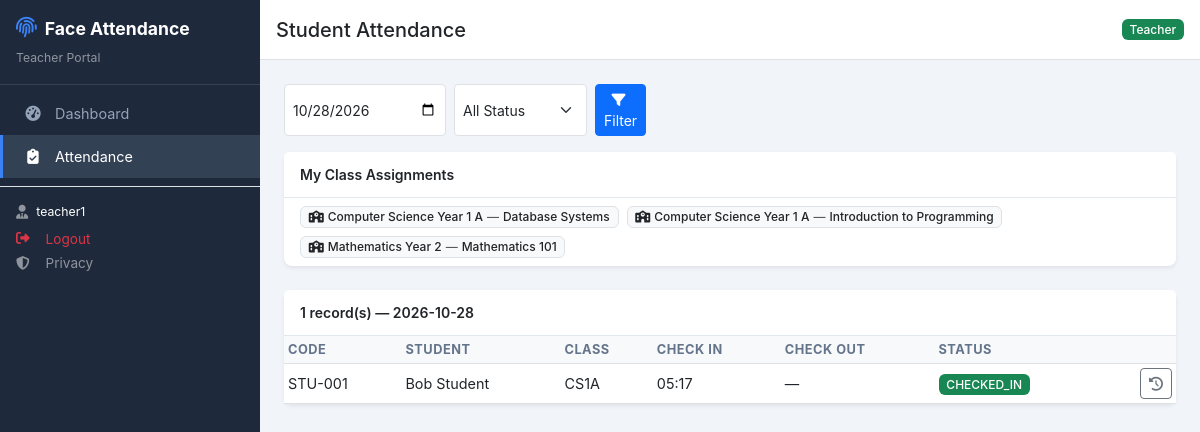
The app's page /public/teacher/attendance (signed in) with its own data.
### tables this page shows
CREATE TABLE teacher_assignments (
    id INT UNSIGNED AUTO_INCREMENT PRIMARY KEY,
    teacher_id INT UNSIGNED NOT NULL,
    class_id INT UNSIGNED NOT NULL,
    subject_id INT UNSIGNED NULL,
    created_at DATETIME NOT NULL DEFAULT CURRENT_TIMESTAMP,
    UNIQUE KEY uq_assignment (teacher_id, class_id, subject_id),
    CONSTRAINT fk_ta_teacher FOREIGN KEY (teacher_id) REFERENCES teachers(id) ON DELETE CASCADE ON UPDATE CASCADE,
    CONSTRAINT fk_ta_class FOREIGN KEY (class_id) REFERENCES classes(id) ON DELETE CASCADE ON UPDATE CASCADE,
    CONSTRAINT fk_ta_subject FOREIGN KEY (subject_id) REFERENCES subjects(id) ON DELETE SET NULL ON UPDATE CASCADE,
    INDEX idx_ta_teacher (teacher_id),
    INDEX idx_ta_class (class_id)
);

CREATE TABLE classes (
    id INT UNSIGNED AUTO_INCREMENT PRIMARY KEY,
    class_code VARCHAR(40) NOT NULL UNIQUE,
    class_name VARCHAR(120) NOT NULL,
    start_time TIME NOT NULL DEFAULT '08:00:00',
    late_grace_minutes INT UNSIGNED NOT NULL DEFAULT 15,
    rest_start_time TIME NULL,
    rest_end_time TIME NULL,
    is_active TINYINT(1) NOT NULL DEFAULT 1,
    created_at DATETIME NOT NULL DEFAULT CURRENT_TIMESTAMP,
    updated_at DATETIME NOT NULL DEFAULT CURRENT_TIMESTAMP ON UPDATE CURRENT_TIMESTAMP,
    INDEX idx_classes_active (is_active)
);

CREATE TABLE subjects (
    id INT UNSIGNED AUTO_INCREMENT PRIMARY KEY,
    subject_code VARCHAR(40) NOT NULL UNIQUE,
    subject_name VARCHAR(120) NOT NULL,
    description TEXT NULL,
    is_active TINYINT(1) NOT NULL DEFAULT 1,
    created_at DATETIME NOT NULL DEFAULT CURRENT_TIMESTAMP,
    updated_at DATETIME NOT NULL DEFAULT CURRENT_TIMESTAMP ON UPDATE CURRENT_TIMESTAMP,
    INDEX idx_subjects_active (is_active)
);

CREATE TABLE attendance (
    id INT UNSIGNED AUTO_INCREMENT PRIMARY KEY,
    student_id INT UNSIGNED NOT NULL,
    attendance_date DATE NOT NULL,
    check_in_time DATETIME NOT NULL,
    check_out_time DATETIME NULL,
    check_in_confidence FLOAT NULL,
    check_out_confidence FLOAT NULL,
    check_in_photo VARCHAR(255) NULL,
    check_out_photo VARCHAR(255) NULL,
    status ENUM('checked_in','checked_out','late','absent','on_leave') NOT NULL DEFAULT 'checked_in',
    created_at DATETIME NOT NULL DEFAULT CURRENT_TIMESTAMP,
    UNIQUE KEY uq_att_date_student (student_id, attendance_date),
    CONSTRAINT fk_att_student FOREIGN KEY (student_id) REFERENCES students(id) ON DELETE CASCADE ON UPDATE CASCADE,
    INDEX idx_att_date (attendance_date),
    INDEX idx_att_student (student_id),
    INDEX idx_att_status (status)
);

CREATE TABLE students (
    id INT UNSIGNED AUTO_INCREMENT PRIMARY KEY,
    user_id INT UNSIGNED NULL UNIQUE,
    student_code VARCHAR(40) NOT NULL UNIQUE,
    full_name VARCHAR(120) NOT NULL,
    email VARCHAR(120) NULL,
    phone VARCHAR(30) NULL,
    gender ENUM('male','female','other') NULL,
    date_of_birth DATE NULL,
    class_id INT UNSIGNED NULL,
    is_active TINYINT(1) NOT NULL DEFAULT 1,
    face_registered TINYINT(1) NOT NULL DEFAULT 0,
    face_registration_version INT UNSIGNED NOT NULL DEFAULT 0,
    created_at DATETIME NOT NULL DEFAULT CURRENT_TIMESTAMP,
    updated_at DATETIME NOT NULL DEFAULT CURRENT_TIMESTAMP ON UPDATE CURRENT_TIMESTAMP,
    CONSTRAINT fk_students_user FOREIGN KEY (user_id) REFERENCES users(id) ON DELETE SET NULL ON UPDATE CASCADE,
    CONSTRAINT fk_students_class FOREIGN KEY (class_id) REFERENCES classes(id) ON DELETE SET NULL ON UPDATE CASCADE,
    INDEX idx_students_class (class_id),
    INDEX idx_students_active (is_active),
    INDEX idx_students_face_reg (face_registered)
);

### app/Controllers/Teacher/AttendanceController.php (called while the page is built, shortened)
<?php
require_once BASE_PATH . '/app/Models/TeacherModel.php';
class TeacherAttendanceController extends BaseController
{
    public function index(): void
    {
        $teacherId = (int) Session::get('teacher_id');
        $classIds = TeacherModel::getClassIds($teacherId);
        $date = $_GET['date'] ?? null;
        $status = $_GET['status'] ?? null;
        $records = [];
        if (!empty($classIds)) {
            $inList = implode(',', array_map('intval', $classIds));
            $where = "s.class_id IN ($inList)";
            $params = [];
            if ($date) { $where .= " AND a.attendance_date = ?"; $params[] = $date; }
            else { $where .= " AND a.attendance_date = ?"; $params[] = date('Y-m-d'); }
            $records = Database::fetchAll("
                SELECT a.*, s.student_code, s.full_name, c.class_code
                FROM attendance a
                JOIN students s ON s.id = a.student_id
                LEFT JOIN classes c ON c.id = s.class_id
                WHERE $where
                ORDER BY s.student_code", $params);
        }
        $assignments = TeacherModel::getClassAssignments($teacherId);
        $selectedDate = $date ?: date('Y-m-d');
        $this->view('teacher/attendance', 'teacher', [
            'title' => 'Student Attendance',
            'records' => $records,
            'assignments' => $assignments, 'selectedDate' => $selectedDate,
            'status' => $status,
            'csrf' => $this->csrfField(),
        ]);
    }
}

### public/index.php (called while the page is built, shortened)
<?php
$requestUri = $_SERVER['REQUEST_URI'] ?? '/';
$baseDir = parse_url(APP_URL, PHP_URL_PATH) ?? '';
if ($baseDir && strpos($requestUri, $baseDir) === 0) {
    $requestUri = substr($requestUri, strlen($baseDir));
}
$requestUri = $requestUri ?: '/';
$method = $_SERVER['REQUEST_METHOD'] ?? 'GET';
$requestUri = parse_url($requestUri, PHP_URL_PATH) ?: $requestUri;
$requestUri = preg_replace('#^/index\.php(?:/|$)#', '/', $requestUri);
$requestUri = rtrim($requestUri, '/') ?: '/';
$router = new Router();
$router->dispatch($method, $requestUri);

### app/Core/Database.php (called while the page is built, shortened)
<?php
class Database
{
    private static ?PDO $instance = null;
    public static function getInstance(): PDO
    {
        if (self::$instance === null) {
            $dsn = "mysql:host=" . DB_HOST . ";dbname=" . DB_NAME . ";charset=" . DB_CHARSET;
            try {
                self::$instance = new PDO($dsn, DB_USER, DB_PASS, [
                    PDO::ATTR_ERRMODE => PDO::ERRMODE_EXCEPTION,
                    PDO::ATTR_DEFAULT_FETCH_MODE => PDO::FETCH_ASSOC,
                    PDO::ATTR_EMULATE_PREPARES => false,
                ]);
            } catch (PDOException $e) {
                if (APP_DEBUG) {
                    die("Database connection failed: " . $e->getMessage());
                }
                die("A database error occurred. Please try again later.");
            }
        }
        return self::$instance;
    }
    public static function query(string $sql, array $params = []): PDOStatement
    {
        $stmt = self::getInstance()->prepare($sql);
        $stmt->execute($params);
        return $stmt;
    }
    public static function fetchAll(string $sql, array $params = []): array
    {
        $stmt = self::query($sql, $params);
        return $stmt->fetchAll();
    }
}

### app/Models/TeacherModel.php (called while the page is built, shortened)
<?php
class TeacherModel
{
    public static function getClassAssignments(int $teacherId): array
    {
        return Database::fetchAll("
            SELECT ta.*, c.class_code, c.class_name, s.subject_code, s.subject_name
            FROM teacher_assignments ta
            JOIN classes c ON c.id = ta.class_id
            LEFT JOIN subjects s ON s.id = ta.subject_id
            WHERE ta.teacher_id = ?
            ORDER BY c.class_code, s.subject_code", [$teacherId]);
    }
    public static function getClassIds(int $teacherId): array
    {
        $rows = Database::fetchAll("SELECT DISTINCT class_id FROM teacher_assignments WHERE teacher_id = ?", [$teacherId]);
        return array_column($rows, 'class_id');
    }
}

### app/Core/Session.php (called while the page is built, shortened)
<?php
class Session
{
    public static function get(string $key, $default = null)
    {
        return $_SESSION[$key] ?? $default;
    }
}

### views/teacher/attendance.php (the view, shortened to what this page needs)
<div class="d-flex justify-content-between align-items-center mb-3">
    <div class="d-flex gap-2">
        <form method="GET" class="d-flex gap-2">
            <input type="date" name="date" class="form-control form-control-sm" value="<?php echo htmlspecialchars($selectedDate ?? date('Y-m-d')); ?>" required>
            <select name="status" class="form-select form-select-sm" style="width:auto">
                <option value="">All Status</option>
            </select>
            <button type="submit" class="btn btn-primary btn-sm"><i class="fa-solid fa-filter me-1"></i>Filter</button>
        </form>
    </div>
</div>
<div class="card border-0 shadow-sm mb-4">
    <div class="card-header bg-white d-flex justify-content-between align-items-center">
        <span>My Class Assignments</span>
    </div>
    <div class="card-body py-2">
        <?php if (empty($assignments)): ?>
            <p class="text-muted mb-0">No class assignments yet. Contact administrator.</p>
        <?php else: ?>
        <div class="d-flex gap-2 flex-wrap">
            <?php foreach ($assignments as $a): ?>
                <span class="badge bg-light text-dark border d-inline-flex align-items-center gap-1 py-1">
                    <i class="fa-solid fa-school"></i>
                    <?php echo htmlspecialchars($a['class_name']); ?>
                    <span class="text-muted">&mdash;</span>
                    <?php echo htmlspecialchars($a['subject_name'] ?? 'All Subjects'); ?>
                </span>
            <?php endforeach; ?>
        </div>
        <?php endif; ?>
    </div>
</div>
<div class="card border-0 shadow-sm">
    <div class="card-header bg-white"><span><?php echo count($records); ?> record(s) &mdash; <?php echo htmlspecialchars($selectedDate ?? date('Y-m-d')); ?></span></div>
    <div class="table-responsive">
        <table class="table table-sm table-hover align-middle mb-0">
            <thead class="table-light">
                <tr><th>Code</th><th>Student</th><th>Class</th><th>Check In</th><th>Check Out</th><th>Status</th><th></th></tr>
            </thead>
            <tbody>
            <?php foreach ($records as $r): ?>
            <tr>
                <td><?php echo htmlspecialchars($r['student_code']); ?></td>
                <td><?php echo htmlspecialchars($r['full_name']); ?></td>
                <td><?php echo htmlspecialchars($r['class_code'] ?? '—'); ?></td>
                <td><?php echo htmlspecialchars(substr($r['check_in_time'], 11, 5)); ?></td>
                <td><?php echo $r['check_out_time'] ? htmlspecialchars(substr($r['check_out_time'], 11, 5)) : '—'; ?></td>
                <td>
                    <span class="badge bg-<?php echo match($r['status']) {
                        'late' => 'warning', 'on_leave' => 'info', 'checked_out' => 'secondary', default => 'success'
                    }; ?>"><?php echo strtoupper($r['status']); ?></span>
                </td>
                <td class="text-end">
                    <a href="<?php echo APP_URL; ?>/teacher/students/<?php echo $r['student_id']; ?>" class="btn btn-sm btn-outline-secondary" title="History">
                        <i class="fa-solid fa-clock-rotate-left"></i>
                    </a>
                </td>
            </tr>
            <?php endforeach; ?>
            </tbody>
        </table>
    </div>
</div>

### public/assets/css/app.css (style rules this page uses)
:root { --sidebar-width: 260px; --sidebar-bg: #1e293b; --sidebar-hover: #334155; --sidebar-active: #3b82f6; --topbar-height: 60px; --content-bg: #f1f5f9; --card-shadow: 0 2px 12px rgba(0,0,0,0.08); --primary: #3b82f6; --success: #10b981; --danger: #ef4444; --warning: #f59e0b; }
* { box-sizing: border-box; }
body { font-family: -apple-system, BlinkMacSystemFont, 'Segoe UI', Roboto, Oxygen, Ubuntu, sans-serif; background: var(--content-bg); min-height: 100vh; font-size: 14px; }
.card { border-radius: 8px; box-shadow: var(--card-shadow); }
.card-header { border-bottom: 1px solid #e2e8f0; background: #fff; font-weight: 600; padding: 0.75rem 1rem; }
.card-body { padding: 1rem; }
.table { font-size: 0.9rem; }
.table thead th { font-size: 0.8rem; text-transform: uppercase; letter-spacing: 0.5px; color: #64748b; }
.table td { vertical-align: middle; }
.table-responsive { overflow-x: auto; }
.badge { font-weight: 500; font-size: 0.75rem; }

### records on screen
teacher_assignments: class.class_name "Computer Science Year 1 A", subject.subject_name "Database Systems"
teacher_assignments: class.class_name "Computer Science Year 1 A", subject.subject_name "Introduction to Programming"
teacher_assignments: class.class_name "Mathematics Year 2", subject.subject_name "Mathematics 101"
attendance: student.student_code "STU-001", student.full_name "Bob Student", classes.class_code "CS1A", check_in_time "05:17", status "CHECKED_IN"

### other values on screen
APP_NAME "Face Attendance"
Session::get('username', 'Teacher') "teacher1"
$title "Student Attendance"
count($records) "1"
$selectedDate "2026-10-28"
